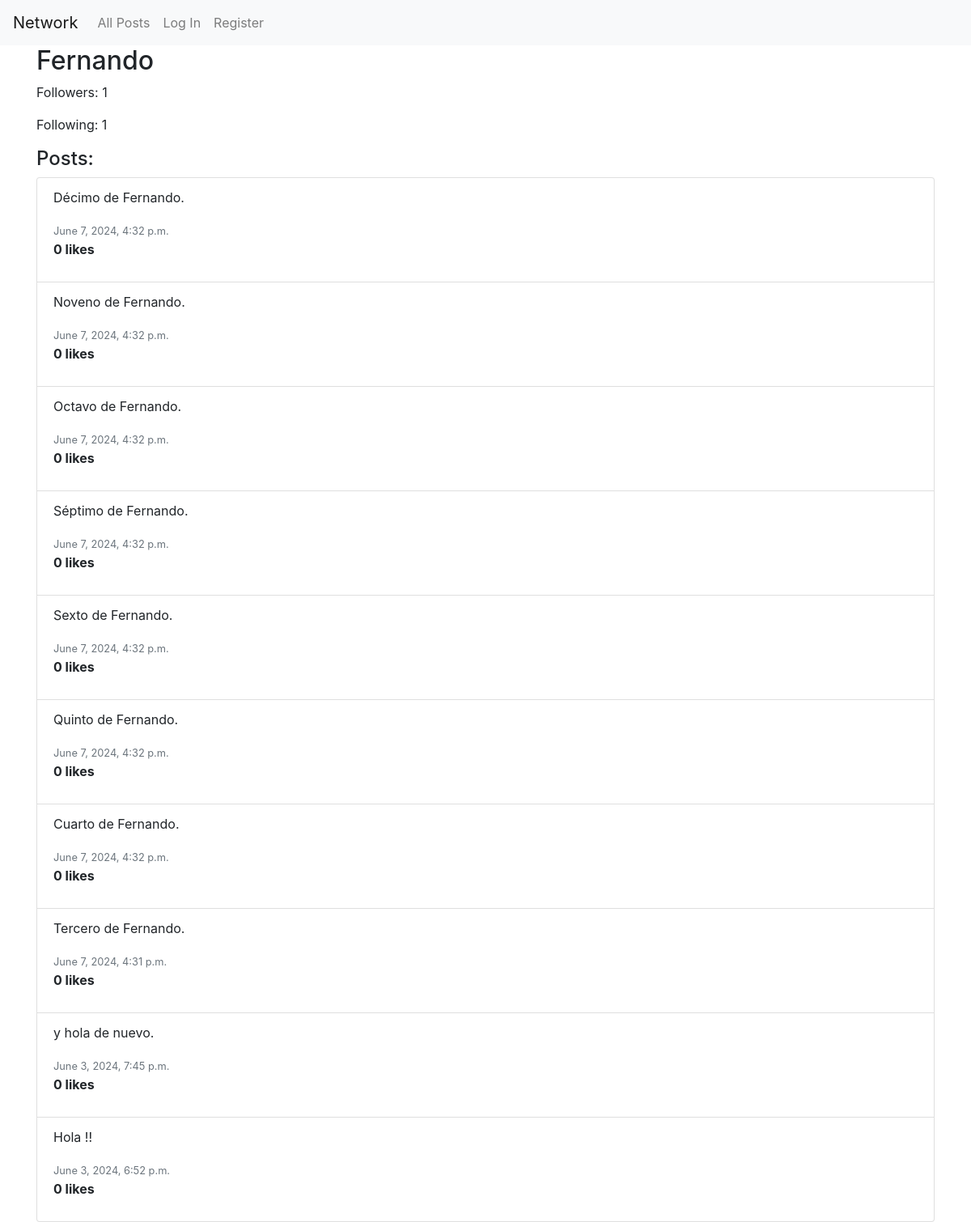
/profile/Fernando/, run on an earlier commit of the app's database.
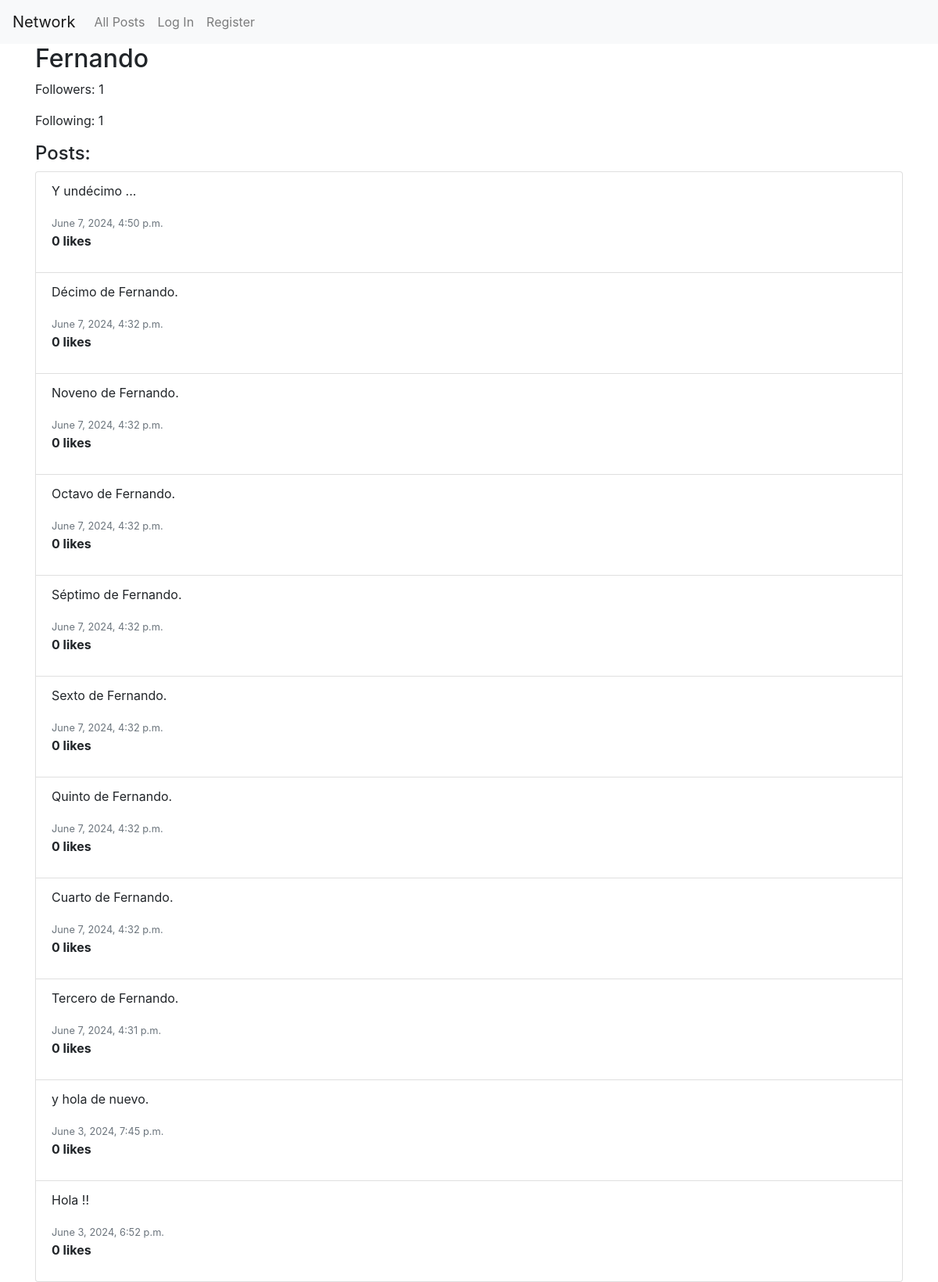
And on a later commit of the database.
### network/models.py (models this page shows, shortened)
class Post(models.Model):
    user = models.ForeignKey(User, on_delete=models.CASCADE, related_name="posts")
    content = models.TextField(blank=True)
    timestamp = models.DateTimeField(auto_now_add=True)

### network/views.py (the view)
# urls.py: path('profile/<str:username>/', views.profile, name='profile'),  # Ruta para ver el perfil de usuario
def profile(request, username):
    user_profile = get_object_or_404(User, username=username)
    user_with_counts = User.objects.filter(username=username).annotate(
        followers_count=Count('followed'),  # followed es el related_name para los seguidores
        following_count=Count('follower')   # follower es el related_name para los seguidos
    ).get()
    posts = Post.objects.filter(user=user_profile).annotate(likes_count=Count('liked')).order_by('-timestamp')
    following = False
    if request.user.is_authenticated:
        following = Follow.objects.filter(user=request.user, following=user_profile).exists()
    return render(request, "network/profile.html", {
        "posts": posts,
        "user_profile": user_profile,
        "followers_count": user_with_counts.followers_count,
        "following_count": user_with_counts.following_count,
        "following": following
    })

### network/templates/network/profile.html (shortened to what this page needs)
{% extends "network/layout.html" %}
{% block body %}
<div class="container">
    <h2>{{ user_profile.username }}</h2>
    <p>Followers: {{ followers_count }}</p>
    <p>Following: {{ following_count }}</p>
    <h4>Posts:</h4>
    <ul class="list-group">
        {% for post in posts %}
            <li class="list-group-item">
                <p>{{ post.content }}</p>
                <small class="text-muted">{{ post.timestamp }}</small>
                <p><strong>{{ post.likes_count }} likes</strong></p>
            </li>
        {% endfor %}
    </ul>
</div>
{% endblock %}

What changed in the data, as far as the page shows it:
added Post: content "Y undécimo ...", timestamp "June 7, 2024, 4:50 p.m.", likes_count "0"
